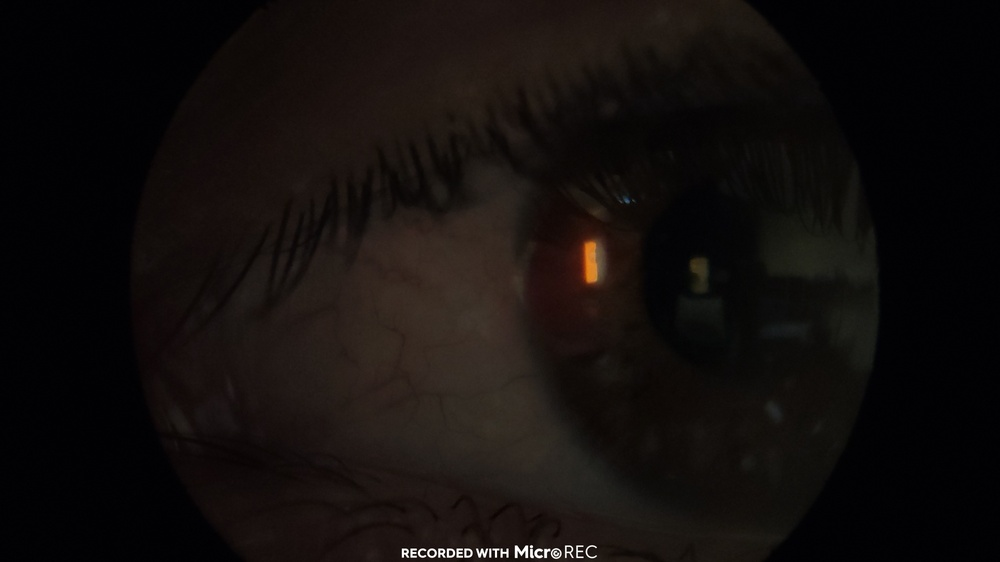
#> input picture Slit Calibration-Segmentation/shortslit.jpg, 1000 x 562 px, shrunk from 4000 x 2250 before the run
$ jupyter execute --allow-errors 'Slit Calibration Final.ipynb'
#> lines starting #> are read from the running program, lines starting #| are printed output that depends on the picture
[cell 1]
import numpy as np
import skimage.color
import matplotlib.pyplot as plt
import scipy.ndimage as nd
import scipy.interpolate as inter
from scipy import ndimage
import cv2
from tqdm import tqdm_notebook
from sklearn.cluster import MeanShift, estimate_bandwidth
from ipywidgets import interact, interactive, fixed, interact_manual
import ipywidgets as widgets
import math

[cell 2]
# Load Images
short = plt.imread('shortslit.jpg')
#> short is the input picture: shape (562, 1000, 3); mean R, G, B 18.1, 13.8, 12.2
wide = plt.imread('wideslit.jpg')
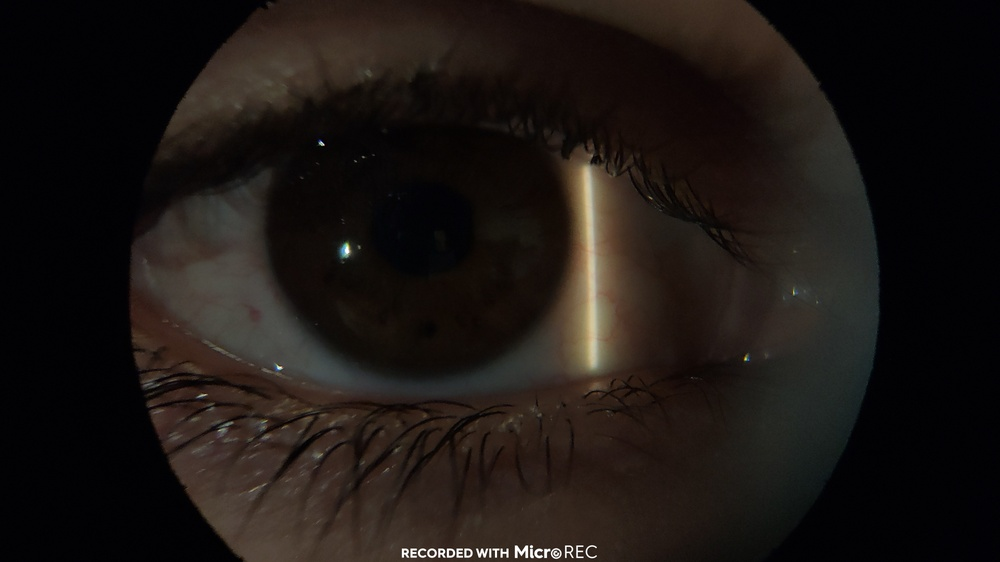
#> input picture Slit Calibration-Segmentation/wideslit.jpg, 1000 x 562 px, shrunk from 4000 x 2250 before the run
#> wide is the input picture: shape (562, 1000, 3); mean R, G, B 27.5, 22, 19
side = plt.imread('sideslit.jpg')
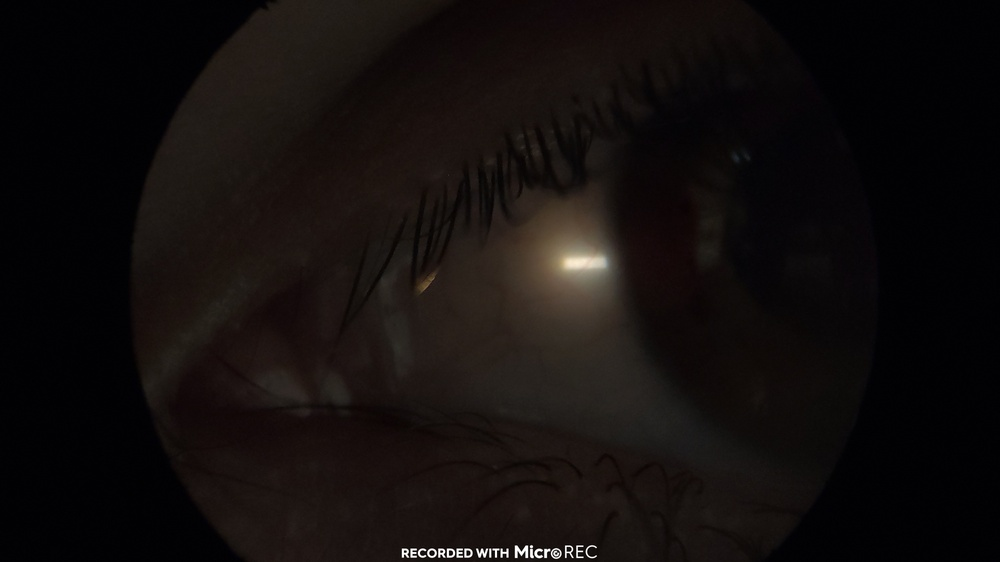
#> input picture Slit Calibration-Segmentation/sideslit.jpg, 1000 x 562 px, shrunk from 4000 x 2250 before the run
#> side is the input picture: shape (562, 1000, 3); mean R, G, B 18, 13.7, 12.7
print(short.shape)
#| (562, 1000, 3)
